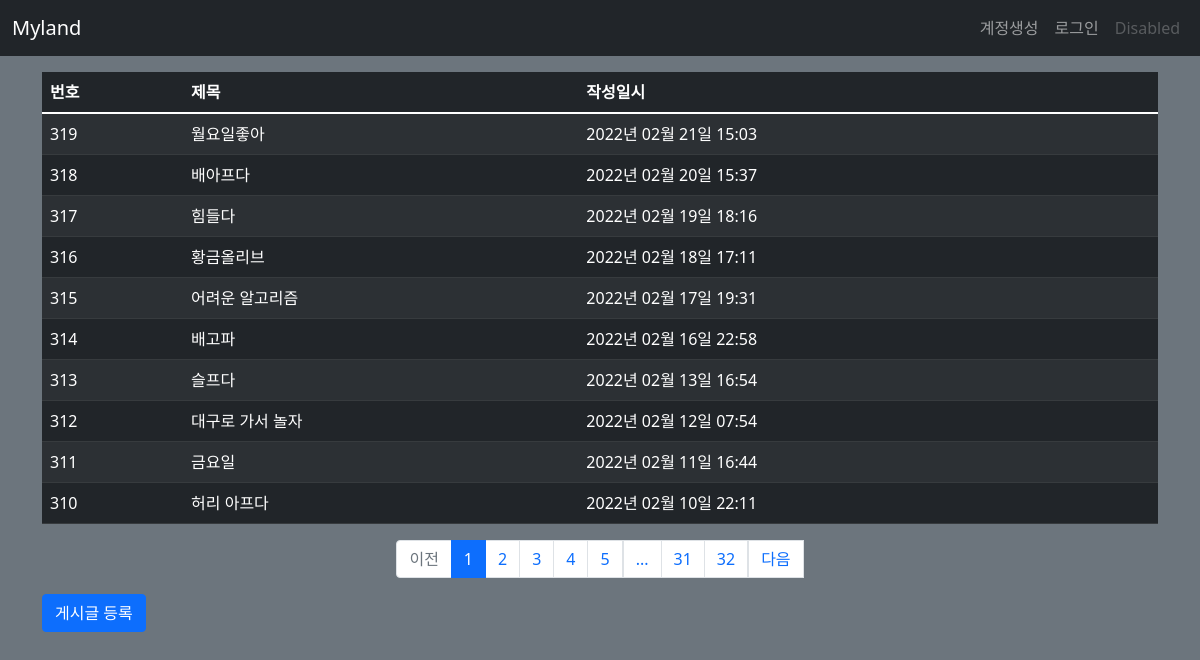
Page /post/list/ on the earlier database version.
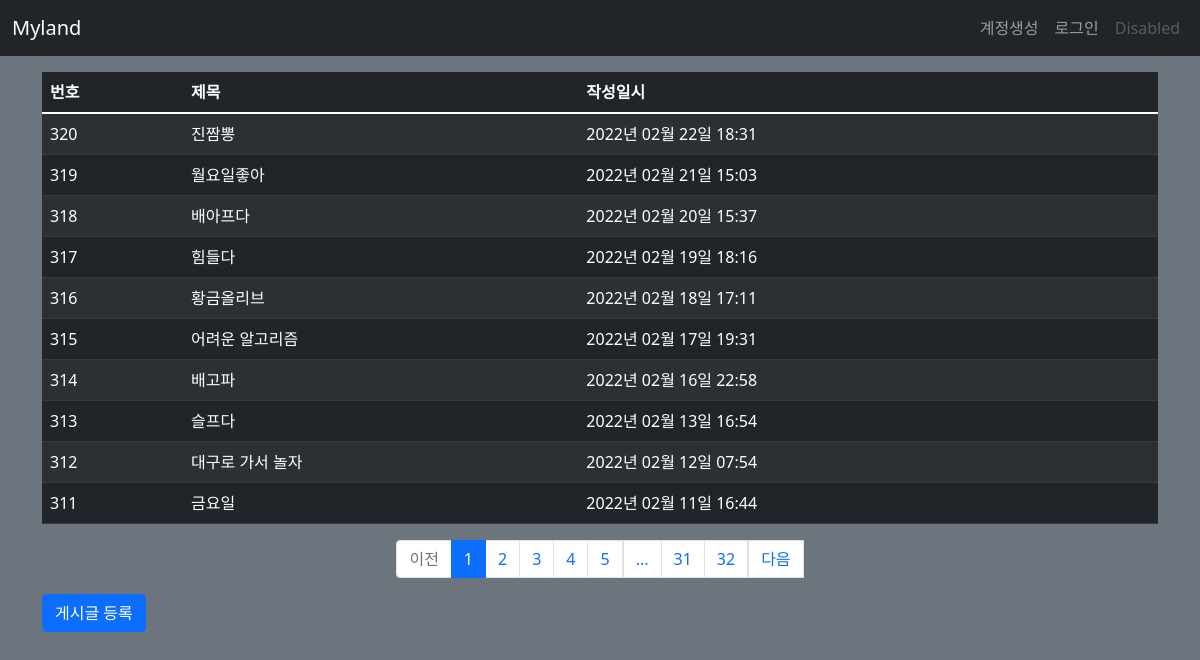
Same page on the later database version.
### myland/models.py (models this page shows)
class Post(db.Model):
    id = db.Column(db.Integer, primary_key=True)
    title = db.Column(db.String(200), nullable=False)
    content = db.Column(db.Text, nullable=False)
    create_date = db.Column(db.DateTime(), nullable=False)

### myland/views/post_views.py (the view)
@bp.route('/list/')
def _list():
    page = request.args.get('page', type=int, default=1)
    post_list = Post.query.order_by(Post.create_date.desc())
    post_list = post_list.paginate(page, per_page=10)
    return render_template('post/post_list.html', post_list=post_list)

### myland/filter.py (called while the page is built)
def format_datetime(value, fmt='%Y년 %m월 %d일 %H:%M'):
    return value.strftime(fmt)

### myland/views/auth_views.py (called while the page is built)
@bp.before_app_request
def load_logged_in_user():
    user_id = session.get('user_id')
    if user_id is None:
        g.user = None
    else:
        g.user = User.query.get(user_id)

### myland/templates/post/post_list.html
{% extends 'base.html' %}
{% block content %}
<div class="container my-3">
  <table class="table table-dark table-striped table-hover">
    <thead>
    <tr>
      <th>번호</th>
      <th>제목</th>
      <th>작성일시</th>
    </tr>
    </thead>
    <tbody>
    {% if post_list %}
    {% for post in post_list.items %}
    <tr>
      <td>{{ post_list.total - ((post_list.page - 1) * post_list.per_page) - loop.index0 }}</td>
      <td>
        <a href="{{ url_for('post.detail', post_id=post.id) }}" style="text-decoration-line: none; color: white;">{{ post.title }}</a>
      </td>
      <td>{{ post.create_date|datetime }}</td>
    </tr>
    {% endfor %}
    {% else %}
    <tr>
      <td colspan="3">게시글이 없습니다.</td>
    </tr>
    {% endif %}
    </tbody>
  </table>
  <ul class="pagination justify-content-center">
    {% if post_list.has_prev %}
    <li class="page-item">
      <a class="page-link" href="?page={{ post_list.prev_num }}">이전</a>
    </li>
    {% else %}
    <li class="page-item disabled">
      <a class="page-link" tabindex="-1" aria-disabled="true" href="#">이전</a>
    </li>
    {% endif %}
    {% for page_num in post_list.iter_pages() %}
      {% if page_num %}
        {% if page_num != post_list.page %}
        <li class="page-item">
          <a class="page-link" href="?page={{ page_num }}">{{ page_num }}</a>
        </li>
        {% else %}
        <li class="page-item active" aria-current="page">
          <a class="page-link" href="#">{{ page_num }}</a>
        </li>
        {% endif %}
      {% else %}
        <li class="disabled">
          <a class="page-link" href="#">...</a>
        </li>
      {% endif %}
    {% endfor %}
    {% if post_list.has_next %}
    <li class="page-items">
      <a class="page-link" href="?page={{ post_list.next_num }}">다음</a>
    </li>
    {% else %}
    <li class="page-item disabled">
      <a class="page-link" tabindex="-1" aria-disabled="true" href="#">다음</a>
    </li>
    {% endif %}
  </ul>
  <a href="{{ url_for('post.create') }}" class="btn btn-primary">게시글 등록</a>
</div>
{% endblock %}

### myland/templates/base.html (shortened to what this page needs)
<!DOCTYPE html>
<html lang="ko">
<head>
  <link href="https://cdn.jsdelivr.net/npm/bootstrap@5.1.3/dist/css/bootstrap.min.css" rel="stylesheet">
  <link rel="stylesheet" href="{{ url_for('static', filename='style.css') }}">
</head>
<body class="bg-secondary pt-5 mt-2">
  <nav class="navbar navbar-expand-md navbar-dark bg-dark fixed-top">
    <div class="container-fluid">
      <a class="navbar-brand" href="{{ url_for('main.index') }}">Myland</a>
      <div class="collapse navbar-collapse" id="navbarSupportedContent">
        {% if g.user %}
        <ul class="navbar-nav ms-auto mb-2 mb-lg-0">
          <li class="nav-item">
            <a href="{{ url_for('auth.logout') }}" class="nav-link">{{ g.user.username }} (로그아웃)</a>
          </li>
        </ul>
        {% else %}
        <ul class="navbar-nav ms-auto mb-2 mb-lg-0">
          <li class="nav-item">
            <a class="nav-link" href="{{ url_for('auth.signup') }}">계정생성</a>
          </li>
          <li class="nav-item">
            <a class="nav-link" href="{{ url_for('auth.login') }}">로그인</a>
          </li>
          <li class="nav-item">
            <a class="nav-link disabled">Disabled</a>
          </li>
        </ul>
        {% endif %}
      </div>
    </div>
  </nav>
  {% block content %}
  {% endblock %}
</body>
</html>

Differences in the rows shown:
no longer on this page (row unchanged): Post: id "310", title "허리 아프다", create_date "2022년 02월 10일 22:11"
added Post: id "320", title "진짬뽕", create_date "2022년 02월 22일 18:31"
